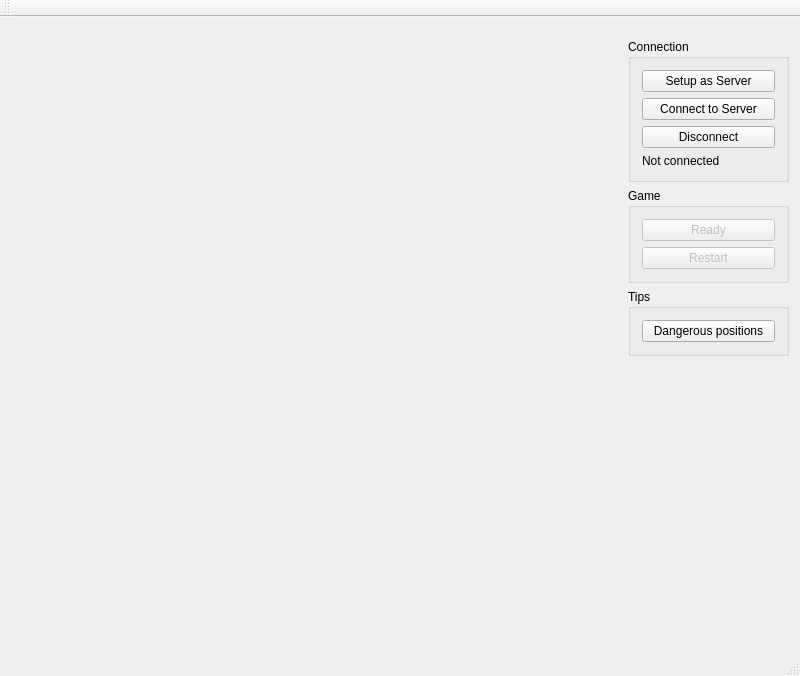
<?xml version="1.0" encoding="UTF-8"?>
<ui version="4.0">
 <class>Gomoku</class>
 <widget class="QMainWindow" name="Gomoku">
  <property name="geometry">
   <rect>
    <x>0</x>
    <y>0</y>
    <width>800</width>
    <height>676</height>
   </rect>
  </property>
  <property name="windowTitle">
   <string>Gomoku</string>
  </property>
  <widget class="QWidget" name="centralWidget">
   <layout class="QHBoxLayout" name="horizontalLayout">
    <item>
     <widget class="QWidget" name="boardWidget" native="true">
      <property name="sizePolicy">
       <sizepolicy hsizetype="Fixed" vsizetype="Fixed">
        <horstretch>4</horstretch>
        <verstretch>0</verstretch>
       </sizepolicy>
      </property>
      <property name="minimumSize">
       <size>
        <width>600</width>
        <height>600</height>
       </size>
      </property>
      <property name="maximumSize">
       <size>
        <width>600</width>
        <height>600</height>
       </size>
      </property>
      <layout class="QGridLayout" name="gridLayout">
       <property name="leftMargin">
        <number>0</number>
       </property>
       <property name="topMargin">
        <number>0</number>
       </property>
       <property name="rightMargin">
        <number>0</number>
       </property>
       <property name="bottomMargin">
        <number>0</number>
       </property>
       <property name="spacing">
        <number>0</number>
       </property>
      </layout>
     </widget>
    </item>
    <item>
     <widget class="QWidget" name="pannelWidget" native="true">
      <property name="sizePolicy">
       <sizepolicy hsizetype="Preferred" vsizetype="Preferred">
        <horstretch>1</horstretch>
        <verstretch>0</verstretch>
       </sizepolicy>
      </property>
      <layout class="QVBoxLayout" name="verticalLayout_2">
       <property name="rightMargin">
        <number>0</number>
       </property>
       <item>
        <widget class="QGroupBox" name="groupBox">
         <property name="title">
          <string>Connection</string>
         </property>
         <layout class="QVBoxLayout" name="verticalLayout">
          <item>
           <widget class="QPushButton" name="serverButton">
            <property name="text">
             <string>Setup as Server</string>
            </property>
           </widget>
          </item>
          <item>
           <widget class="QPushButton" name="clientButton">
            <property name="text">
             <string>Connect to Server</string>
            </property>
           </widget>
          </item>
          <item>
           <widget class="QPushButton" name="disconnectButton">
            <property name="text">
             <string>Disconnect</string>
            </property>
           </widget>
          </item>
          <item>
           <widget class="QLabel" name="statusLabel">
            <property name="text">
             <string>Not connected</string>
            </property>
           </widget>
          </item>
         </layout>
        </widget>
       </item>
       <item>
        <widget class="QGroupBox" name="groupBox_2">
         <property name="title">
          <string>Game</string>
         </property>
         <layout class="QVBoxLayout" name="verticalLayout_3">
          <item>
           <widget class="QPushButton" name="readyButton">
            <property name="enabled">
             <bool>false</bool>
            </property>
            <property name="text">
             <string>Ready</string>
            </property>
           </widget>
          </item>
          <item>
           <widget class="QPushButton" name="restartButton">
            <property name="enabled">
             <bool>false</bool>
            </property>
            <property name="text">
             <string>Restart</string>
            </property>
           </widget>
          </item>
         </layout>
        </widget>
       </item>
       <item>
        <widget class="QGroupBox" name="groupBox_3">
         <property name="title">
          <string>Tips</string>
         </property>
         <layout class="QVBoxLayout" name="verticalLayout_4">
          <item>
           <widget class="QPushButton" name="dangButton">
            <property name="text">
             <string>Dangerous positions</string>
            </property>
           </widget>
          </item>
         </layout>
        </widget>
       </item>
       <item>
        <spacer name="verticalSpacer">
         <property name="orientation">
          <enum>Qt::Vertical</enum>
         </property>
         <property name="sizeHint" stdset="0">
          <size>
           <width>20</width>
           <height>40</height>
          </size>
         </property>
        </spacer>
       </item>
      </layout>
     </widget>
    </item>
   </layout>
  </widget>
  <widget class="QMenuBar" name="menuBar">
   <property name="geometry">
    <rect>
     <x>0</x>
     <y>0</y>
     <width>800</width>
     <height>19</height>
    </rect>
   </property>
  </widget>
  <widget class="QToolBar" name="mainToolBar">
   <attribute name="toolBarArea">
    <enum>TopToolBarArea</enum>
   </attribute>
   <attribute name="toolBarBreak">
    <bool>false</bool>
   </attribute>
  </widget>
  <widget class="QStatusBar" name="statusBar"/>
 </widget>
 <layoutdefault spacing="6" margin="11"/>
 <resources/>
 <connections/>
</ui>
